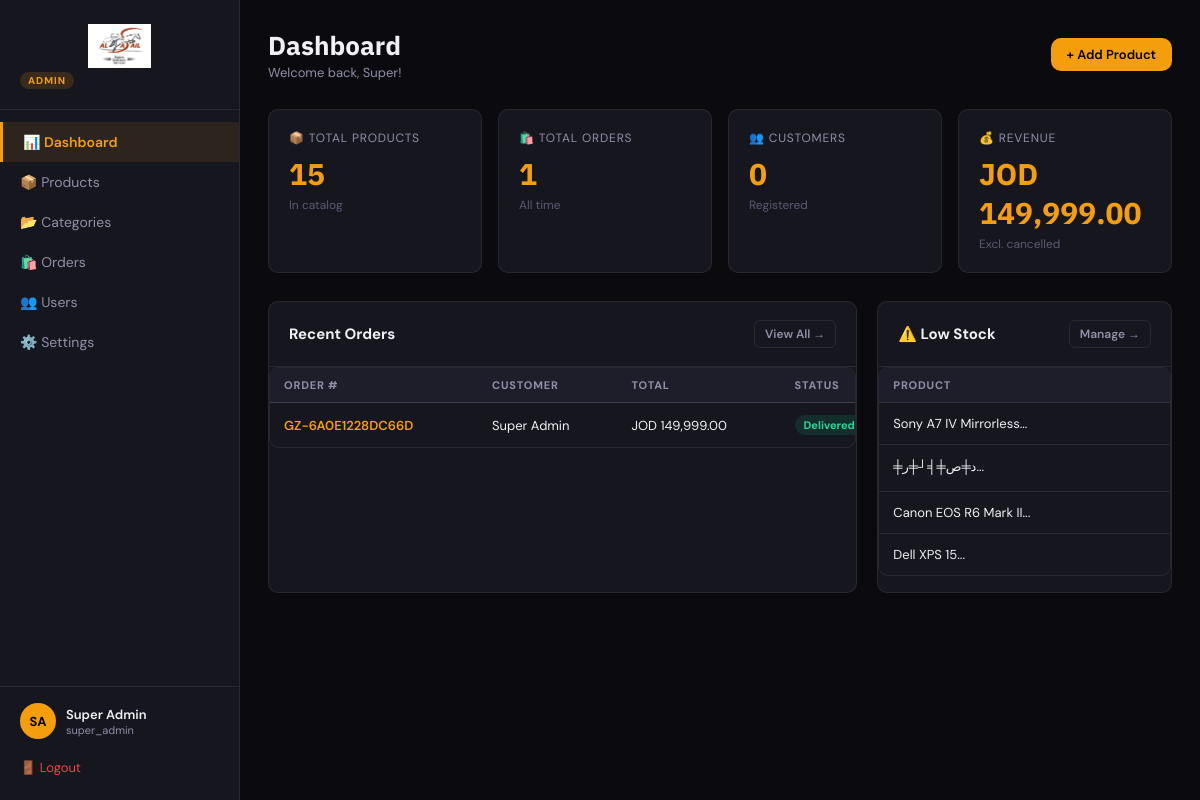
/admin/index.php (signed in), run on an earlier commit of the app's database.
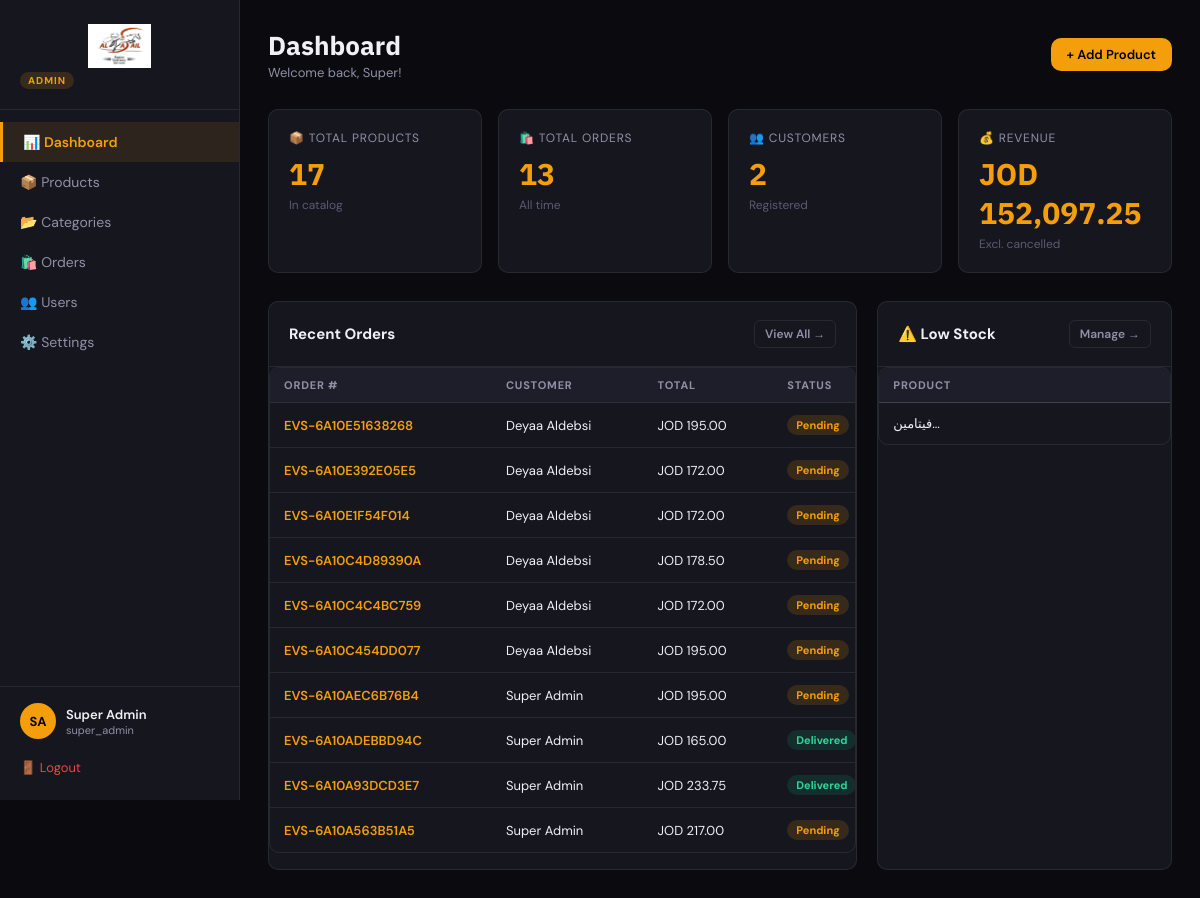
And on a later commit of the database.
### tables this page shows
CREATE TABLE `orders` (
  `id` int(11) NOT NULL AUTO_INCREMENT,
  `user_id` int(11) DEFAULT NULL,
  `order_number` varchar(60) NOT NULL,
  `total_amount` decimal(10,2) NOT NULL,
  `status` enum('pending','processing','shipped','delivered','cancelled') DEFAULT 'pending',
  `payment_method` varchar(40) NOT NULL,
  `shipping_address` text NOT NULL,
  `notes` text DEFAULT NULL,
  `created_at` timestamp NOT NULL DEFAULT current_timestamp(),
  PRIMARY KEY (`id`),
  UNIQUE KEY `order_number` (`order_number`),
  KEY `user_id` (`user_id`),
  CONSTRAINT `orders_ibfk_1` FOREIGN KEY (`user_id`) REFERENCES `users` (`id`) ON DELETE SET NULL
);

CREATE TABLE `users` (
  `id` int(11) NOT NULL AUTO_INCREMENT,
  `first_name` varchar(80) NOT NULL,
  `last_name` varchar(80) NOT NULL,
  `email` varchar(150) NOT NULL,
  `password` varchar(255) NOT NULL,
  `phone` varchar(20) DEFAULT NULL,
  `address` text DEFAULT NULL,
  `city` varchar(100) DEFAULT NULL,
  `avatar` varchar(255) DEFAULT NULL,
  `google_id` varchar(255) DEFAULT NULL,
  `reset_token` varchar(255) DEFAULT NULL,
  `token_expires` datetime DEFAULT NULL,
  `role` enum('member','admin','super_admin') DEFAULT 'member',
  `created_at` timestamp NOT NULL DEFAULT current_timestamp(),
  PRIMARY KEY (`id`),
  UNIQUE KEY `email` (`email`),
  UNIQUE KEY `google_id` (`google_id`),
  UNIQUE KEY `reset_token` (`reset_token`)
);

CREATE TABLE `products` (
  `id` int(11) NOT NULL AUTO_INCREMENT,
  `category_id` int(11) NOT NULL,
  `subcategory_id` int(11) DEFAULT NULL,
  `name` varchar(200) NOT NULL,
  `slug` varchar(200) NOT NULL,
  `description` text DEFAULT NULL,
  `price` decimal(10,2) NOT NULL,
  `old_price` decimal(10,2) DEFAULT NULL,
  `image_url` varchar(500) NOT NULL DEFAULT '',
  `badge` enum('NEW','HOT','SALE','') DEFAULT '',
  `stock` int(11) NOT NULL DEFAULT 100,
  `featured` tinyint(1) DEFAULT 0,
  `limited_time_offer` tinyint(1) NOT NULL DEFAULT 0,
  `created_at` timestamp NOT NULL DEFAULT current_timestamp(),
  PRIMARY KEY (`id`),
  UNIQUE KEY `slug` (`slug`),
  KEY `category_id` (`category_id`),
  KEY `fk_subcat` (`subcategory_id`),
  CONSTRAINT `fk_subcat` FOREIGN KEY (`subcategory_id`) REFERENCES `subcategories` (`id`) ON DELETE SET NULL,
  CONSTRAINT `products_ibfk_1` FOREIGN KEY (`category_id`) REFERENCES `categories` (`id`) ON DELETE CASCADE
);

### includes/functions.php (called while the page is built, shortened)
<?php
require_once __DIR__ . '/db.php';
require_once __DIR__ . '/currency.php';
function isLoggedIn(): bool {
    return !empty($_SESSION['user_id']);
}
function getCurrentUser(): ?array {
    global $conn;
    $id = (int)$_SESSION['user_id'];
    $r = $conn->query("SELECT * FROM users WHERE id=$id");
    return $r && $r->num_rows ? $r->fetch_assoc() : null;
}

### includes/currency.php (called while the page is built, shortened)
<?php
function getActiveCurrency(): array {
    global $conn;
    if (!empty($_SESSION['active_currency_data']) && isset($_SESSION['active_currency_data']['code'])) {
        $code = $_SESSION['active_currency_data']['code'];
        if (isset(CURRENCIES[$code])) {
            $cur = CURRENCIES[$code];
            $cur['code'] = $code;
            return $cur;
        }
    }
    $res = $conn->query("SELECT setting_value FROM settings WHERE setting_key='active_currency'");
    $code = ($res && $res->num_rows) ? $res->fetch_assoc()['setting_value'] : 'JOD';
    $cur = CURRENCIES[$code] ?? CURRENCIES['JOD'];
    $cur['code'] = $code;
    return $cur;
}
function formatPrice(float $amount): string {
    $cur = getActiveCurrency();
    $converted = $amount * $cur['rate'];
    return $cur['symbol'] . number_format($converted, 2);
}

### admin/index.php (the view, shortened to what this page needs)
<?php
require_once __DIR__ . '/layout.php';
$totalProducts = $conn->query("SELECT COUNT(*) FROM products")->fetch_row()[0];
$totalOrders   = $conn->query("SELECT COUNT(*) FROM orders")->fetch_row()[0];
$totalUsers    = $conn->query("SELECT COUNT(*) FROM users WHERE role='member'")->fetch_row()[0];
$totalRevenue  = $conn->query("SELECT COALESCE(SUM(total_amount),0) FROM orders WHERE status!='cancelled'")->fetch_row()[0];
$recentOrders  = $conn->query("SELECT o.*, u.first_name, u.last_name FROM orders o LEFT JOIN users u ON u.id=o.user_id ORDER BY o.created_at DESC LIMIT 10");
$lowStock      = $conn->query("SELECT * FROM products WHERE stock < 20 ORDER BY stock ASC LIMIT 5");
?>
<div class="admin-header">
    <div>
        <div class="admin-title">Dashboard</div>
        <div class="admin-subtitle">Welcome back, <?= htmlspecialchars($adminUser['first_name']) ?>!</div>
    </div>
    <a href="/GadgetZone/admin/products.php?action=new" class="btn-admin btn-admin-primary">+ Add Product</a>
</div>
<div class="stat-grid">
    <div class="stat-card">
        <div class="stat-card-label">📦 Total Products</div>
        <div class="stat-card-num"><?= $totalProducts ?></div>
        <div class="stat-card-sub">In catalog</div>
    </div>
    <div class="stat-card">
        <div class="stat-card-label">🛍️ Total Orders</div>
        <div class="stat-card-num"><?= $totalOrders ?></div>
        <div class="stat-card-sub">All time</div>
    </div>
    <div class="stat-card">
        <div class="stat-card-label">👥 Customers</div>
        <div class="stat-card-num"><?= $totalUsers ?></div>
        <div class="stat-card-sub">Registered</div>
    </div>
    <div class="stat-card">
        <div class="stat-card-label">💰 Revenue</div>
        <div class="stat-card-num"><?= formatPrice($totalRevenue) ?></div>
        <div class="stat-card-sub">Excl. cancelled</div>
    </div>
</div>
<div class="admin-grid-2-1">
    <div class="admin-card">
        <div class="admin-card-header">
            <div class="admin-card-title">Recent Orders</div>
            <a href="/GadgetZone/admin/orders.php" class="btn-admin btn-admin-sm btn-admin-outline">View All →</a>
        </div>
        <div class="table-responsive">
            <table class="data-table">
                <thead><tr><th>Order #</th><th>Customer</th><th>Total</th><th>Status</th><th>Date</th></tr></thead>
                <tbody>
                <?php while ($o = $recentOrders->fetch_assoc()): ?>
                <tr>
                    <td><span style="color:var(--accent);font-weight:600"><?= htmlspecialchars($o['order_number']) ?></span></td>
                    <td><?= $o['first_name'] ? htmlspecialchars($o['first_name'].' '.$o['last_name']) : 'Guest' ?></td>
                    <td><?= formatPrice($o['total_amount']) ?></td>
                    <td><span class="badge badge-<?= $o['status'] ?>"><?= ucfirst($o['status']) ?></span></td>
                </tr>
                <?php endwhile; ?>
                </tbody>
            </table>
        </div>
    </div>
    <div class="admin-card">
        <div class="admin-card-header">
            <div class="admin-card-title">⚠️ Low Stock</div>
            <a href="/GadgetZone/admin/products.php" class="btn-admin btn-admin-sm btn-admin-outline">Manage →</a>
        </div>
        <div class="table-responsive">
            <table class="data-table">
                <thead><tr><th>Product</th><th>Stock</th></tr></thead>
                <tbody>
                <?php while ($p = $lowStock->fetch_assoc()): ?>
                <tr>
                    <td><?= htmlspecialchars(substr($p['name'],0,30)) ?>...</td>
                </tr>
                <?php endwhile; ?>
                </tbody>
            </table>
        </div>
    </div>
</div>
<?php require_once __DIR__ . '/footer.php'; ?>

What changed in the data, as far as the page shows it:
no longer on this page (row edited): orders: order_number "GZ-6A0E1228DC66D", user.last_name "Super Admin", total_amount "JOD 149,999.00", status "Delivered"
no longer on this page (row edited): products: name "Sony A7 IV Mirrorless"
no longer on this page (row edited): products: name "╪د╪ص╪╡┘╪ر"
no longer on this page (row edited): products: name "Canon EOS R6 Mark II"
no longer on this page (row edited): products: name "Dell XPS 15"
added orders: order_number "EVS-6A10E51638268", user.last_name "Deyaa Aldebsi", total_amount "JOD 195.00", status "Pending"
added orders: order_number "EVS-6A10E392E05E5", user.last_name "Deyaa Aldebsi", total_amount "JOD 172.00", status "Pending"
added orders: order_number "EVS-6A10E1F54F014", user.last_name "Deyaa Aldebsi", total_amount "JOD 172.00", status "Pending"
added orders: order_number "EVS-6A10C4D89390A", user.last_name "Deyaa Aldebsi", total_amount "JOD 178.50", status "Pending"
added orders: order_number "EVS-6A10C4C4BC759", user.last_name "Deyaa Aldebsi", total_amount "JOD 172.00", status "Pending"
added orders: order_number "EVS-6A10C454DD077", user.last_name "Deyaa Aldebsi", total_amount "JOD 195.00", status "Pending"
added orders: order_number "EVS-6A10AEC6B76B4", user.last_name "Super Admin", total_amount "JOD 195.00", status "Pending"
added orders: order_number "EVS-6A10ADEBBD94C", user.last_name "Super Admin", total_amount "JOD 165.00", status "Delivered"
added orders: order_number "EVS-6A10A93DCD3E7", user.last_name "Super Admin", total_amount "JOD 233.75", status "Delivered"
added orders: order_number "EVS-6A10A563B51A5", user.last_name "Super Admin", total_amount "JOD 217.00", status "Pending"
now on this page (row edited): products: name "فيتامين"
Also different on the page:
$totalProducts: "15" → "17"
$totalOrders: "1" → "13"
$totalUsers: "0" → "2"
formatPrice($totalRevenue): "JOD 149,999.00" → "JOD 152,097.25"
